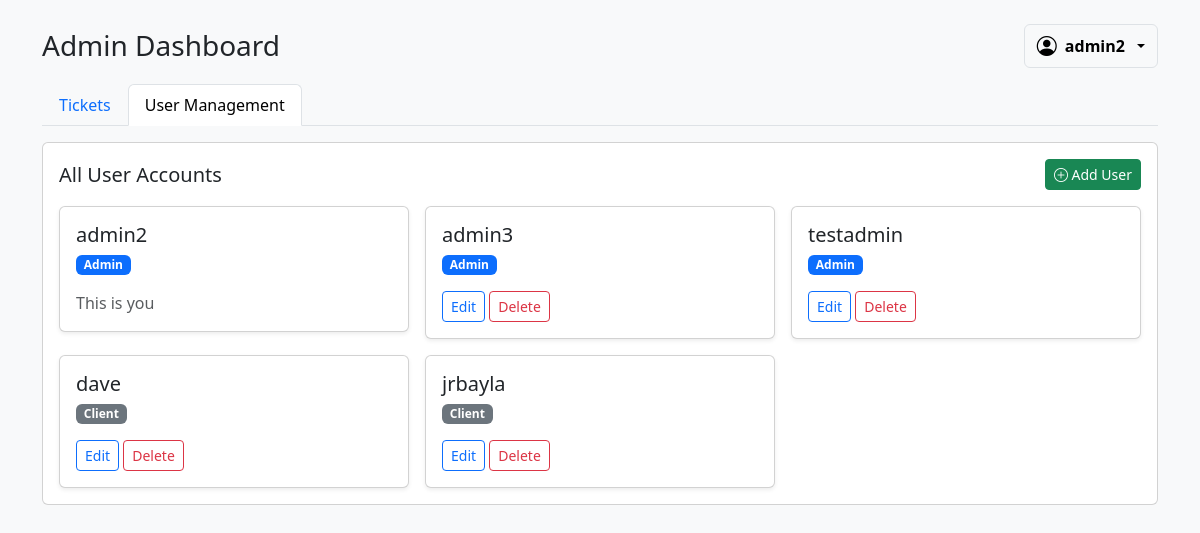
Page /admin_dashboard.php?tab=users (signed in) on the committed database.
### tables this page shows
CREATE TABLE `users` (
  `id` int(11) NOT NULL,
  `username` varchar(50) NOT NULL,
  `password` varchar(255) NOT NULL,
  `role` varchar(10) DEFAULT 'client'
);

### admin_dashboard.php (the view, shortened to what this page needs)
<?php
include 'includes/dbconnection.php';
$activeTab = $_GET['tab'] ?? 'tickets';
?>
<!DOCTYPE html>
<html>
<head>
    <link rel="stylesheet" href="assets/style.css">
    <link rel="stylesheet" href="https://cdn.jsdelivr.net/npm/bootstrap@5.3.0/dist/css/bootstrap.min.css">
    <link rel="stylesheet" href="https://cdn.jsdelivr.net/npm/bootstrap-icons@1.10.5/font/bootstrap-icons.css">
</head>
<body class="bg-light">
    <div class="container py-4">
        <div class="d-flex justify-content-between align-items-center mb-3">
            <h3 class="mb-0">Admin Dashboard</h3>
            <div class="dropdown">
                <button class="btn btn-light dropdown-toggle d-flex align-items-center gap-2 border" type="button" data-bs-toggle="dropdown">
                    <i class="bi bi-person-circle fs-5"></i>
                    <span class="fw-semibold"><?= htmlspecialchars($_SESSION['username']) ?></span>
                </button>
            </div>
        </div>
        <ul class="nav nav-tabs">
            <li class="nav-item"><a class="nav-link <?= $activeTab === 'tickets' ? 'active' : '' ?>" href="?tab=tickets">Tickets</a></li>
            <li class="nav-item"><a class="nav-link <?= $activeTab === 'users' ? 'active' : '' ?>" href="?tab=users">User Management</a></li>
        </ul>
        <div class="tab-content mt-3">
            <?php if ($activeTab === 'tickets'): ?>
                <div class="tab-pane fade show active">
                    <div class="card">
                        <div class="card-body">
                            <h5>All Submitted Tickets</h5>
                            <?php $result = $conn->query("SELECT * FROM tickets ORDER BY created_at DESC"); ?>
                            <?php if ($result->num_rows > 0): ?>
                                <table class="table table-bordered">
                                    <thead>
                                        <tr>
                                            <th>ID</th>
                                            <th>Issue</th>
                                            <th>Priority</th>
                                            <th>Status</th>
                                            <th>Submitted By</th>
                                            <th>Date</th>
                                            <th>Actions</th>
                                        </tr>
                                    </thead>
                                    <tbody>
                                        <?php while ($row = $result->fetch_assoc()): ?>
                                            <tr>
                                                <td><?= $row['id'] ?></td>
                                                <td><?= htmlspecialchars($row['issue']) ?></td>
                                                <td>
                                                    <?php
                                                    $priority = $row['priority'];
                                                    if ($priority === 'High') {
                                                        echo '<span class="badge bg-danger">High</span>';
                                                    } elseif ($priority === 'Medium') {
                                                        echo '<span class="badge bg-warning text-dark">Medium</span>';
                                                    } else {
                                                        echo '<span class="badge bg-success">Low</span>';
                                                    }
                                                    ?>
                                                </td>
                                                <td>
                                                    <?php
                                                    $status = $row['status'];
                                                    if ($status === 'Open') {
                                                        echo '<span class="badge bg-success">Open</span>';
                                                    } elseif ($status === 'In Progress') {
                                                        echo '<span class="badge bg-warning text-dark">In Progress</span>';
                                                    } elseif ($status === 'Closed') {
                                                        echo '<span class="badge bg-secondary">Closed</span>';
                                                    } else {
                                                        echo htmlspecialchars($status);
                                                    }
                                                    ?>
                                                </td>
                                                <td><?= htmlspecialchars($row['submitted_by']) ?></td>
                                                <td><?= $row['created_at'] ?></td>
                                                <td>
                                                    <div class="d-flex justify-content-center gap-2">
                                                        <a href="?toggle=<?= $row['id'] ?>" class="btn btn-sm btn-warning" title="Toggle Status">
                                                            <i class="bi bi-arrow-repeat"></i>
                                                        </a>
                                                        <a href="view_ticket.php?id=<?= $row['id'] ?>" class="btn btn-sm btn-primary" title="View Ticket">
                                                            <i class="bi bi-eye"></i>
                                                        </a>
                                                        <a href="?delete=<?= $row['id'] ?>" class="btn btn-sm btn-danger" title="Delete Ticket" onclick="return confirm('Delete this ticket?')">
                                                            <i class="bi bi-trash"></i>
                                                        </a>
                                                    </div>
                                                </td>
                                            </tr>
                                        <?php endwhile; ?>
                                    </tbody>
                                </table>
                            <?php else: ?><p>No tickets found.</p><?php endif; ?>
                        </div>
                    </div>
                </div>
            <?php elseif ($activeTab === 'users'): ?>
                <div class="tab-pane fade show active">
                    <div class="card">
                        <div class="card-body">
                            <div class="d-flex justify-content-between align-items-center mb-3">
                                <h5 class="mb-0">All User Accounts</h5>
                                <button class="btn btn-success btn-sm" data-bs-toggle="modal" data-bs-target="#addUserModal">
                                    <i class="bi bi-plus-circle"></i> Add User
                                </button>
                            </div>
                            <div class="row g-3">
                                <?php $users = $conn->query("SELECT * FROM users ORDER BY role ASC, username ASC"); ?>
                                <?php while ($user = $users->fetch_assoc()): ?>
                                    <div class="col-md-4">
                                        <div class="card shadow-sm">
                                            <div class="card-body">
                                                <h5 class="card-title mb-1"><?= htmlspecialchars($user['username']) ?></h5>
                                                <p><span class="badge bg-<?= $user['role'] === 'admin' ? 'primary' : 'secondary' ?>"><?= ucfirst($user['role']) ?></span></p>
                                                <?php if ($user['username'] !== $_SESSION['username']): ?>
                                                    <button class="btn btn-sm btn-outline-primary" data-bs-toggle="modal" data-bs-target="#editUserModal<?= $user['id'] ?>">Edit</button>
                                                    <button class="btn btn-sm btn-outline-danger" data-bs-toggle="modal" data-bs-target="#deleteUserModal<?= $user['id'] ?>">Delete</button>
                                                <?php else: ?>
                                                    <span class="text-muted">This is you</span>
                                                <?php endif; ?>
                                            </div>
                                        </div>
                                    </div>
                                <?php endwhile; ?>
                            </div>
                        </div>
                    </div>
                </div>
            <?php endif; ?>
        </div>
    </div>
</body>
</html>

### rows in the picture
users: username "admin2", role "Admin", shows "This is you"
users: username "admin3", role "Admin"
users: username "testadmin", role "Admin"
users: username "dave", role "Client"
users: username "jrbayla", role "Client"

### other values in the picture
$_SESSION['username'] "admin2"
